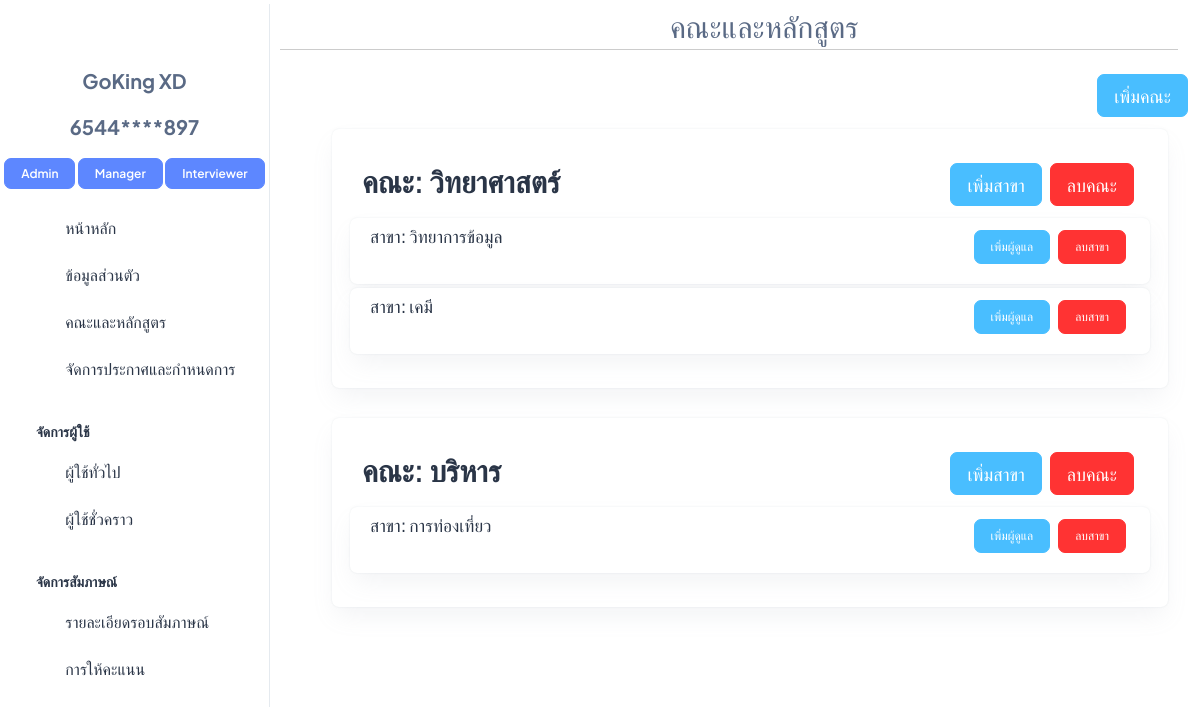
The page /FacultyMajor (signed in) on the database its author committed.
### interview/models.py (models this page shows, shortened)
class User(AbstractBaseUser, PermissionsMixin):
    email = models.EmailField(unique=True)
    username = models.CharField(max_length=30, unique=True)
    first_name = models.CharField(max_length=100)
    last_name = models.CharField(max_length=100)
    gender = models.CharField(max_length=20)
    address = models.CharField(max_length=400)
    postcode = models.CharField(max_length=20)
    phone_number = models.CharField(max_length=10)
    citizen_id = models.CharField(max_length=13,unique=True,blank=True,null=True)
    birth_date = models.DateField(blank=True,null=True)
    date_joined = models.DateTimeField(default=timezone.now)
    is_active = models.BooleanField(default=True)
    is_staff = models.BooleanField(default=False)
    objects = CustomUserManager()
    USERNAME_FIELD = 'username'
    EMAIL_FIELD = 'email'
    REQUIRED_FIELDS = ['email']

class Role(models.Model):
    DEFAULT_ROLES = ['Admin', 'Manager','Interviewer', 'Student']
    name = models.CharField(max_length=50, default=DEFAULT_ROLES[0], choices=[(role, role) for role in DEFAULT_ROLES])
    users = models.ManyToManyField(User, related_name='roles', blank=True)
    TemporaryUser = models.ManyToManyField(TemporaryUser, related_name='roles', blank=True)

class Faculty(models.Model):
    faculty = models.CharField(max_length=100)
    users = models.ManyToManyField(User,blank=True)
    TemporaryUser = models.ManyToManyField(TemporaryUser , blank=True)

class Major(models.Model):
    major = models.CharField(max_length=100)
    faculty = models.ForeignKey(Faculty, on_delete=models.CASCADE)
    default_manager = models.ManyToManyField(User, blank=True,related_name='manager')
    users = models.ManyToManyField(User,blank=True)
    TemporaryUser = models.ManyToManyField(TemporaryUser , blank=True)

### interview/views.py (the view)
# urls.py: path('FacultyMajor',FacultyMajor, name='FacultyMajor'),
@login_required
@user_passes_test(is_admin)
def FacultyMajor(request):
    faculty_all = Faculty.objects.all()
    users = User.objects.filter(roles__name='Manager')
    return render(request,'admin/FacultyMajor.html',{"faculty":faculty_all,'users':users})

### interview/views.py (called while the page is built)
def is_admin(user):
    if isinstance(user, User):
        return user.roles.filter(name='Admin').exists()
    else:
        return False

### interview/templates/admin/FacultyMajor.html (shortened to what this page needs)
{% extends 'admin/base/n_base.html' %}
{% load static %}
{% block css_js %}
<link rel="stylesheet" href="{% static 'css/admin_css/Faculty.css' %}" />
{% endblock %}
{% block topic %}
<div class="fs-8 mt-1 text-muted text-center">
  <span><i class="ti ti-book"></i> คณะและหลักสูตร</span>
</div>
{% endblock %}
{% block content %}
<div class="pt-14 px-2">
<div class="d-flex justify-content-end mb-2">
    <button class="btn btn-secondary m-1 fs-5" onclick="add_Faculty()">เพิ่มคณะ</button>
</div>
{% for i in faculty %}
<div class="container-fluid">
  <div class="container-fluid">
      <div class="card">
          <div class="card-body row">
              <span class="card-title fw-semibold mb-2 col-6">คณะ: {{ i.faculty }}</span>
              <div class="d-flex justify-content-end mb-2 col-6">
                <button class="btn btn-secondary m-1 fs-5" onclick="add_Major('{{ i.faculty }}', '{{ i.id }}')">เพิ่มสาขา</button>
                <a href="delete_Faculty/{{i.id}}"><button class="fs-5 m-1 btn btn-red p1">ลบคณะ</button></a>
              </div>
              {% for major in i.major_set.all %}
              <div class="card mb-1">
                <div class="card-body p-2 d-flex justify-content-between">
                    <h5 class="mb-0" onclick="display_manager('{{ major.id }}')" style="cursor: pointer;">สาขา: {{ major.major }}</h5>
                    <div class="d-flex justify-content-end mb-2 col-6">
                        <button class="btn btn-secondary m-1 fs-2" onclick="add_Major_manager('{{ major.major }}', '{{ major.id }}')">เพิ่มผู้ดูแล</button>
                        <a href="delete_Major/{{major.id}}"><button class="fs-2 m-1 btn btn-red p1">ลบสาขา</button></a>
                    </div>
                </div>
              </div>
              {% endfor %}
          </div>
      </div>
  </div>
</div>
{% endfor %}
</div>
{% endblock %}

### interview/templates/admin/base/n_sidebar.html (shortened to what this page needs)
<!DOCTYPE html>
<html lang="en">
    <head>
        {% load static %}
        <link rel="stylesheet" href="{% static 'css/styles.min.css' %}" />
      </head>
<body>
<aside class="left-sidebar position-fixed">
    <div>
        {% if user.is_authenticated %}
        <a href="{% url 'log_out' %}">
            <i class="ti ti-logout fs-8 text-danger mt-3"style="display: block; text-align: center;"></i>
        </a>
        <p class="text-center pt-3 fw-bolder fs-6 text-muted">{{ user.first_name }} {{ user.last_name }}</p>
        <p class="text-center fw-bolder fs-6 text-muted">{{ user.citizen_id|slice:":4" }}****{{ user.citizen_id|slice:"-3:" }}</p>
        <div class="text-center">
            {% for role in user.roles.all %}
                {% if role.name == 'Admin' %}
                <a href="{% url 'Admin_page' %}" class="btn btn-primary fs-2 fw-semibold lh-sm">Admin</a>
                {% endif %}
                {% if role.name == 'Manager' %}
                <a href="{% url 'Manager_page' id=user.id %}" class="btn btn-primary fs-2 fw-semibold lh-sm">Manager</a>
                {% endif %}
                {% if role.name == 'Interviewer' %}
                <a href="{% url 'Interviewer_page' %}" class="btn btn-primary fs-2 fw-semibold lh-sm">Interviewer</a>
                {% endif %}
            {% endfor %}
        </div>
        {% endif %}
      </div>
      <nav class="sidebar-nav scroll-sidebar" data-simplebar="">
        <ul id="sidebarnav">
          <li class="sidebar-item mt-3">
            <a class="sidebar-link" href="{% url 'Admin_page'%}" aria-expanded="false">
              <span>
                <i class="ti ti-home"></i>
              </span>
              <span class="hide-menu fs-4">หน้าหลัก</span>
            </a>
          </li>
          <li class="sidebar-item">
            <a class="sidebar-link" href="{% url 'admin_profile'%}" aria-expanded="false">
              <span>
                <i class="ti ti-user-circle"></i>
              </span>
              <span class="hide-menu fs-4">ข้อมูลส่วนตัว</span>
            </a>
          </li>
          <li class="sidebar-item">
            <a class="sidebar-link" href="{% url 'FacultyMajor'%}" aria-expanded="false">
              <span>
                <i class="ti ti-book"></i>
              </span>
              <span class="hide-menu fs-4">คณะและหลักสูตร</span>
            </a>
          </li>
          <li class="sidebar-item">
            <a class="sidebar-link" href="{% url 'Announcement'%}" aria-expanded="false">
              <span>
                <i class="ti ti-news"></i>
              </span>
              <span class="hide-menu fs-4">จัดการประกาศและกำหนดการ</span>
            </a>
          </li>
          <li class="nav-small-cap">
            <span class="hide-menu fs-3">จัดการผู้ใช้</span>
          </li>
          <li class="sidebar-item">
            <a class="sidebar-link" href="{% url 'User'%}" aria-expanded="false">
              <span>
                <i class="ti ti-user-check"></i>
              </span>
              <span class="hide-menu fs-4">ผู้ใช้ทั่วไป</span>
            </a>
          </li>
          <li class="sidebar-item">
            <a class="sidebar-link" href="{% url 'TemporaryUser'%}" aria-expanded="false">
              <span>
                <i class="ti ti-user-x"></i>
              </span>
              <span class="hide-menu fs-4">ผู้ใช้ชั่วคราว</span>
            </a>
          </li>
          <li class="nav-small-cap">
            <span class="hide-menu fs-3">จัดการสัมภาษณ์</span>
          </li>
          <li class="sidebar-item">
            <a class="sidebar-link" href="{% url 'Interview'%}" aria-expanded="false">
              <span>
                <i class="ti ti-clipboard-text"></i>
              </span>
              <span class="hide-menu fs-4">รายละเอียดรอบสัมภาษณ์</span>
            </a>
          </li>
          <li class="sidebar-item">
            <a class="sidebar-link" href="{% url 'Score'%}" aria-expanded="false">
              <span>
                <i class="ti ti-clipboard-check"></i>
              </span>
              <span class="hide-menu fs-4">การให้คะแนน</span>
            </a>
          </li>
        </ul>
      </nav>
  </aside>
</body>
</html>

### interview/static/css/admin_css/Faculty.css (style rules this page uses)
body { margin: 0; padding: 0; box-sizing: border-box; }

### rows shown on the page
User: first_name "GoKing", last_name "XD", citizen_id "6544", citizen_id "897"
Role: name "Admin"
Role: name "Manager"
Role: name "Interviewer"
Faculty: faculty "วิทยาศาสตร์"
Major: major "วิทยาการข้อมูล"
Major: major "เคมี"
Faculty: faculty "บริหาร"
Major: major "การท่องเที่ยว"
